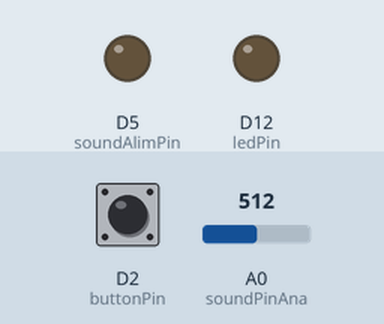
The sketch below on a simulated Arduino MKR. On the bench: output pins drawn as LEDs (lit = HIGH). Dashed ring = blinking. The test bench sets the inputs (shaded band); at power-on: D2 (buttonPin) HIGH, A0 (soundPinAna) = 512. WiFi joins after 1.5 s; servers stay silent unless stated; uploads are accepted with an empty reply; what the sketch prints to the serial monitor is not drawn.

Above: at 3.7 s.
3.8 s: D2 (buttonPin) pulled LOW for 3.2 s
At 4.5 s:
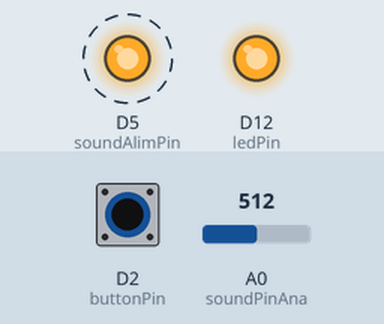
8.8 s: D2 (buttonPin) pulled LOW for 0.25 s
At 9.8 s:
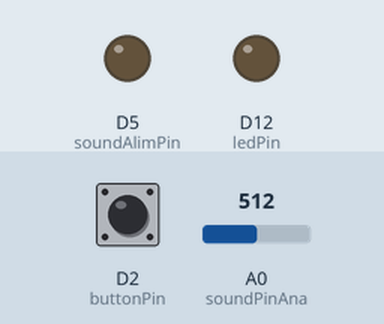
10.5 s: D2 (buttonPin) pulled LOW for 1 s
At 12.9 s:
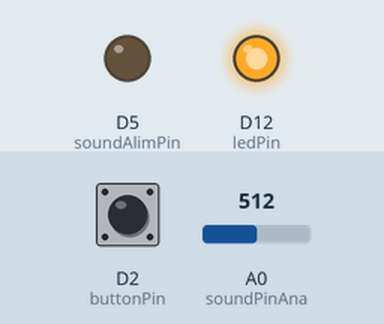
Timing chart, 0 to 14.4 s (numbered marks = the images above; inputs shaded):
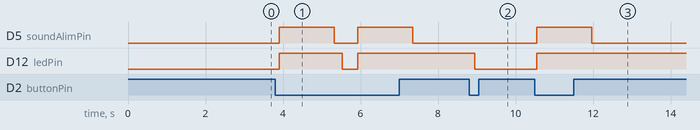

Measured:
- after the input at 3.8 s, D5 (soundAlimPin): alternates HIGH for 1.4 s and LOW for 0.60 s, starting after 0.10 s; D12 (ledPin): LOW → HIGH after 0.10 s, → LOW 1.6 s later, → HIGH 0.40 s later
- after the input at 8.8 s, D12 (ledPin): HIGH → LOW after 0.14 s
- after the input at 10.5 s, D5 (soundAlimPin): LOW → HIGH after 0.05 s, → LOW 1.4 s later; D12 (ledPin): LOW → HIGH after 0.05 s

The sketch:

projet.ino
```cpp
#include <SPI.h>
#include <WiFi101.h>
#include <ArduinoHttpClient.h>

#include <NMEAGPS.h>


NMEAGPS gps;
gps_fix fix;


float lattitude;
float longitude;


//SoftwareSerial gpsSerial(rxGps,txGps);
String stringGps = "";


char ssid[] = "ricardo wifi";
char pass[] = "Teafourtwo";

int status = WL_IDLE_STATUS;
WiFiClient client; //initialize the wifi client library

char server[] = "51.91.99.16";   //mettre l'addrese du serveur ici  possiblement rajouter :8181
int port = 8181;

HttpClient Http_client = HttpClient(client,server,port);

// partie non wifi

int buttonPin = 2;
int ledPin = 12;
int soundPinDigi = 3;
int soundPinAna = A0;
int soundAlimPin = 5;

int valDigi = 0;
int valAna = 0;
int buttonState = 0;

int buttonPushed =0;
int onAir =0;
int lock =0;

int soundLevel = 0;


void setup() {
  pinMode(ledPin,OUTPUT);
  pinMode(buttonPin,INPUT);
  pinMode(soundPinDigi,INPUT);
  pinMode(soundPinAna, INPUT);
  pinMode(soundAlimPin,OUTPUT);

  wifiConnect();


  Serial.begin(9600);
  }


void loop() {


  buttonState = digitalRead(buttonPin);
  if(buttonState == LOW){
    buttonPushed = 1;
  }
  else{
    buttonPushed = 0;
  }
  if(buttonPushed ==1 & onAir == 1 & lock ==0){  //case turn off air
    TurnOffAir();
  }
  if(buttonPushed ==1 & onAir == 0 & lock==0){  // case of turn on air
    TurnOnAir();
  }
  else{
    delay(200);
  }
  lock = 0;

}


//record sound in digital for a duration defined inside the variable duration
void record(){
  soundLevel =0;
  digitalWrite(soundAlimPin,HIGH);
  int duration = 10000;
  while(duration > 0){
    valAna = analogRead(soundPinAna);
    Serial.println(valAna);
    duration = duration -1;
    soundLevel = soundLevel + valAna;
  }
  soundLevel = soundLevel/10000;
  Serial.println("Le niveau moyen de son est :");
  Serial.println(soundLevel);
  digitalWrite(soundAlimPin,LOW);
  return;
}


void TurnOnAir(){
  Serial.println("turned on air");
  lock = 1;
  onAir =1;                     // on air activated => need to send http post
  digitalWrite(ledPin,HIGH);    //led on because on air
  record();

  httpRequest_post();

  //getGpsLocation();

    return;
  }


void TurnOffAir(){
  Serial.println("turned off air");
  lock = 1;
  onAir =0;
  digitalWrite(ledPin,LOW);
  httpRequest_delete();
  return;
}

void wifiConnect(){
  while(status != WL_CONNECTED){
    Serial.print("Attempting to connect to WPA SSID: ");
    Serial.println(ssid);
    status = WiFi.begin(ssid,pass);
    delay(1000);
  }
  Serial.println("connection established");
}

void printWifiStatus(){
  Serial.print("SSID: ");
  Serial.println(WiFi.SSID());

  IPAddress ip = WiFi.localIP();
  Serial.print("IP address : ");
  Serial.println(ip);

  long rssi = WiFi.RSSI();
  Serial.print("signal strength (RSSI) :");
  Serial.print(rssi);
  Serial.print("  Dbm");
}


void httpRequest_post(){
  String postData = "{\"id\": \"Boitier_1\", \"title\": \"Bip boup je suis un arduino\", \"organizers\": \"Bip boup entertainment\", \"start_time\": \"none\",\"end_time\" : \"none\", \"description\": \"boop boop bap bip\", \"category\": \"electro\", \"zip_code\": \"5000\", \"city\": \"Namur\", \"street\": \"Grand Gagnage\", \"street_number\" : \"69\", \"phone\": \"118218\", \"mail\" : \"arduinono@bipboup.com\", \"website\" : \"bipboup.com\", \"lat\": 0.0, \"lon\" : 0.0, \"source\" : \"*****\", \"sound_level\" : 62}";
  String contentType = "application/json";

  Serial.println("connecting to server ...");

  Http_client.post("/events",contentType,postData);


  int statusCode = Http_client.responseStatusCode();
  String response = Http_client.responseBody();

  Serial.print("Status code: ");
  Serial.println(statusCode);
  Serial.print("Response: ");
  Serial.println(response);


}

void httpRequest_delete(){
  String postData = "";
  String contentType = "";

  Serial.println("connecting to server ...");

  Http_client.del("/events/Boitier_1",contentType,postData);


  int statusCode = Http_client.responseStatusCode();
  String response = Http_client.responseBody();

  Serial.print("Status code: ");
  Serial.println(statusCode);
  Serial.print("Response: ");
  Serial.println(response);


}


void getGpsLocation(){
  Serial.println("getting location ...");
  if(gps.available()){
    fix = gps.read();
    Serial.println(fix.latitude());
  }
  else{
    delay(1000);
    getGpsLocation();
  }

}
```
